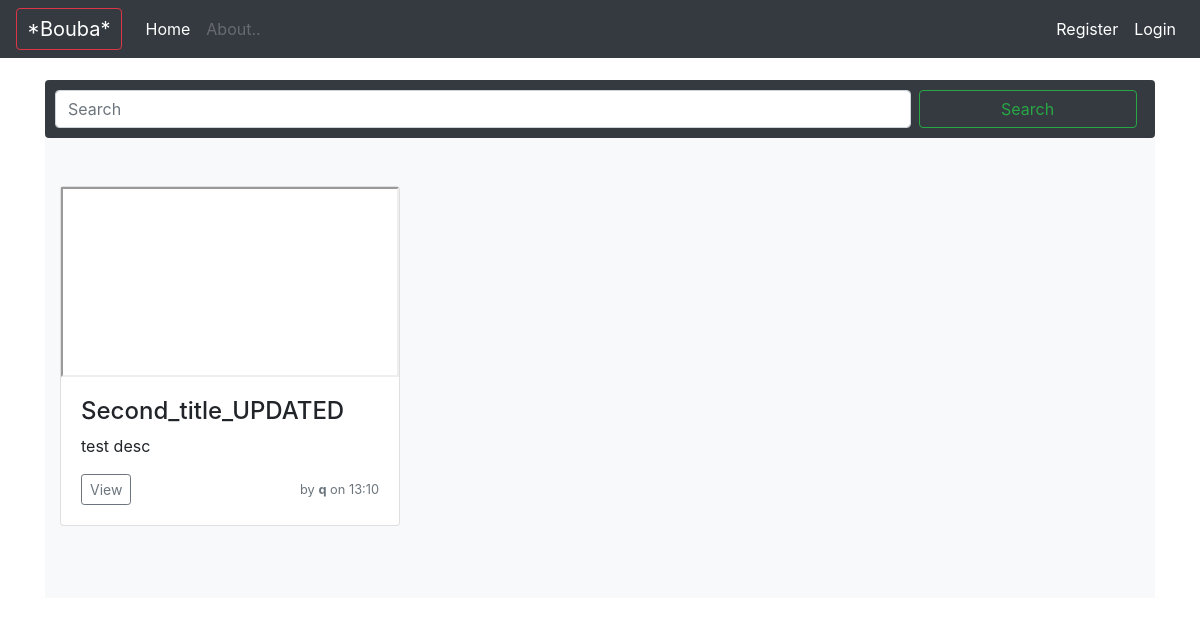
Before: /products/ with the older database file.
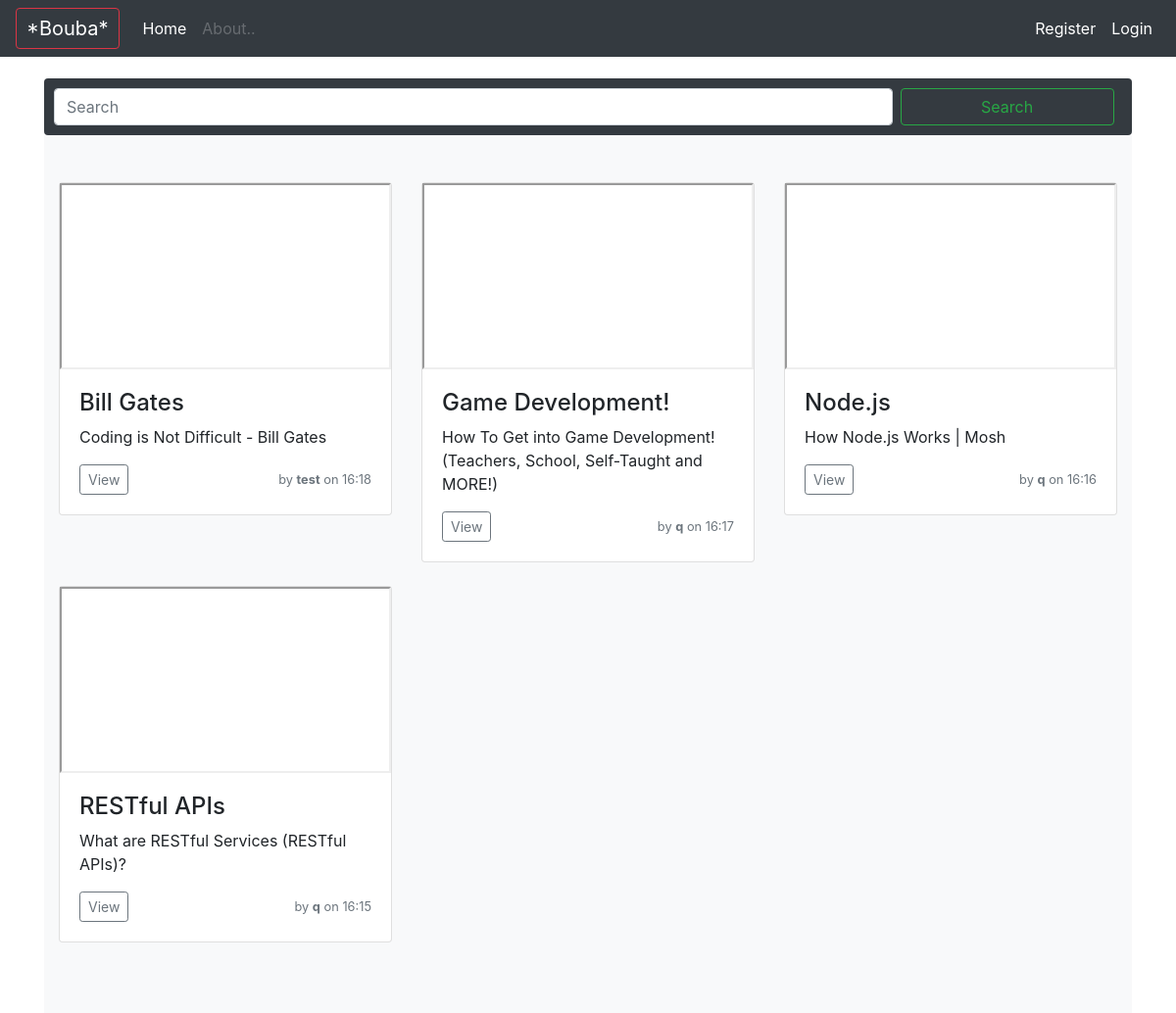
After: the same page with the newer database file.
### products/models.py (models this page shows, shortened)
class Product(models.Model):
	username = models.CharField(max_length=100)
	title = models.CharField(max_length=255)
	description = models.CharField(max_length=255)
	tuto_url = models.URLField()
	created_date = models.DateTimeField(auto_now=True)

### products/views.py (the view)
# urls.py: path('', views.product_list, name='product_list'),
def product_list(request):
	context = {'title': 'tutorials'}
	q = request.GET.get('q', (''))
	if q != '':
		search_products = Product.objects.filter(title__contains=q, description__contains=q)
		context['product_list'] = search_products
		context['search'] = q
	else:
		context['product_list'] = Product.objects.all().order_by('-created_date')
	return render(request, 'products/product_list.html', context)

### products/templates/products/product_list.html (shortened to what this page needs)
{% extends "base.html" %}
{% block content %}
<form method="get" action="." class="form-inline mt-2 mt-md-0 bg-dark rounded" style="padding: 10px;">
	<input name="q" class="form-control mr-sm-2" style="width:78.5%;" type="text" placeholder="Search" aria-label="Search">
	<button class="btn btn-outline-success my-2 my-sm-0"  style="width:20%;" type="submit">Search</button>
</form>
<main role="main">
	<div class="album py-5 bg-light">
		<div class="container">
			<div class="row">
			{% for product in product_list %}
				{% include "one_product.html" %}
			{% endfor %}
			</div>
		</div>
	</div>
</main>
{% endblock content %}

### templates/one_product.html (shortened to what this page needs)
<div class="col-md-4">
	<div class="card mb-4 box-shadow">
		<div class="video-container">
			<iframe src="{{ product.tuto_url }}"></iframe>
		</div>
    	<div class="card-body">
			<h4>{{ product.title }}</h4>
			<p class="card-text">{{ product.description }}</p>
			<div class="d-flex justify-content-between align-items-center">
				<div class="btn-group">
					<button onclick="location.href='{% url 'product_detail' product.id %}'" type="button" class="btn btn-sm btn-outline-secondary">View</button>
				</div>
				<small class="text-muted">by <b>{{ product.username }}</b> on {{ product.created_date|date:'H:i' }}</small>
			</div>
		</div>
	</div>
</div>

Changed rows visible on the page:
removed Product: title "Second_title_UPDATED", description "test desc", username "q", created_date "13:10"
added Product: title "Bill Gates", description "Coding is Not Difficult - Bill Gates", username "test", created_date "16:18"
added Product: title "Game Development!", description "How To Get into Game Development! (Teachers, School, Self-Taught and MORE!)", username "q", created_date "16:17"
added Product: title "Node.js", description "How Node.js Works | Mosh", username "q", created_date "16:16"
added Product: title "RESTful APIs", description "What are RESTful Services (RESTful APIs)?", username "q", created_date "16:15"
